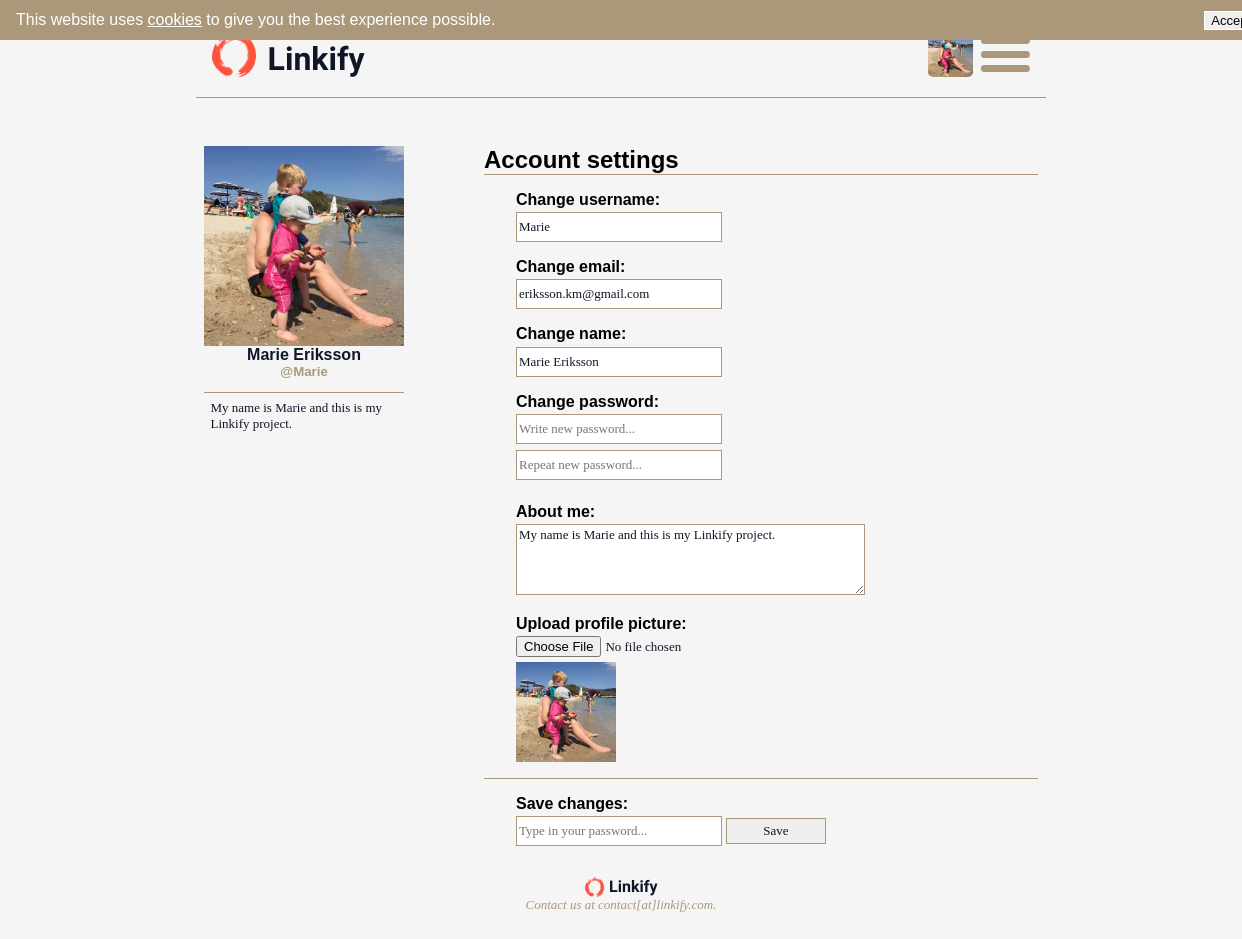
The page /settings.page.php (signed in) on the database its author committed.
### tables this page shows
CREATE TABLE `users` (
  `id` int(11) UNSIGNED NOT NULL,
  `name` varchar(255) NOT NULL,
  `username` varchar(255) NOT NULL,
  `email` varchar(255) NOT NULL,
  `password` varchar(255) NOT NULL,
  `about` varchar(500) DEFAULT NULL,
  `avatar` varchar(255) DEFAULT NULL
);

### app/functions.php (called while the page is built, shortened)
<?php
function checkLogin($db) {
  return true;
}
function getUserInfo($db) {
	$id = $_SESSION["login"]["id"];
	$getUserInfoQuery = "SELECT * FROM users WHERE id = '{$id}' LIMIT 1";
	$getUserInfoStatement = queryToDb($db, $getUserInfoQuery);
	$userInfo = $getUserInfoStatement->fetch(PDO::FETCH_ASSOC);
	return $userInfo;
}

### app/database.php (called while the page is built, shortened)
<?php
function queryToDb($db, $query) {
	try {
		return $queryStatement = $db->query($query);
	} catch (PDOException $exception) {
		var_dump($exeption->getMessage());
		die();
	}
}

### settings.page.php (the view, shortened to what this page needs)
<?php
require __DIR__."/autoload.php";
require __DIR__."/views/partials/header.php";
?>
	<div class="content">
		<div class="settingsWrap">
			<div class="displayUserProfile displayUserSettings">
				<figure>
				<?php if ($user["avatar"] !== NULL) {  ?>
					<img src="/assets/images/users/<?=$user["id"]?>/<?=$user["avatar"]?>" alt="users profile avatar" />
				<?php } else { ?>
					<img src="/assets/images/profileicon.png" alt="users profile avatar" />
				<?php } ?>
				</figure>
				<h4><?=$user["name"]?></h4>
				<h5>@<?=$user["username"]?></h5>
				<p><?=$user["about"]?></p>
			</div>
			<div class="settings">
				<h2 class="settingsHeading">Account settings</h2>
				<form action="app/settings.php" method="post" class="settingsForm" enctype="multipart/form-data">
					<div class="change">
						<h3>Change username:</h3>
						<input type="text" name="editUsername" value="<?=$user['username']?>">
					</div>
					<div class="change">
						<h3>Change email:</h3>
						<input type="text" name="editEmail" value="<?=$user['email']?>">
					</div>
					<div class="change">
						<h3>Change name:</h3>
						<input type="text" name="editFullName" value="<?=$user['name']?>">
					</div>
					<div class="change">
						<h3>Change password:</h3>
						<input type="password" name="editPassword" placeholder="Write new password..."></br>
						<input type="password" name="repeatPassword" placeholder="Repeat new password...">
					</div>
					<div class="change">
						<h3>About me:</h3>
						<textarea name="about"><?= $user["about"]?></textarea>
					</div>
					<div class="change">
						<h3>Upload profile picture:</h3>
						<input type="file" name="avatar" accept="image/png, image/jpeg">
						<div class="placeholderAvatar">
						<?php if ($user["avatar"] !== NULL) {  ?>
							<img src="/assets/images/users/<?=$user["id"]?>/<?=$user["avatar"]?>" alt="users current profile avatar" />
						<?php } else { ?>
							<img src="/assets/images/profileicon.png" alt="avatar placeholder" />
						<?php } ?>
						</div>
					</div>
					<div class="change saveChanges">
						<h3>Save changes:</h3>
						<input type="password" name="saveWithPassword" placeholder="Type in your password...">
						<input type="submit" name="saveChanges" value="Save">
					</div>
				</form>
			</div>
		</div>
	</div>
</div>
<?php
require __DIR__."/views/partials/footer.php";
?>

### views/partials/header.php (shortened to what this page needs)
<?php
if (checkLogin($db)) {
	$user = getUserInfo($db);
}
?>
<!DOCTYPE html>
<html lang="en">
<head>
	<link rel="stylesheet" href="https://cdnjs.cloudflare.com/ajax/libs/10up-sanitize.css/4.1.0/sanitize.min.css">
	<link rel="stylesheet" href="/assets/styles/main.css">
</head>
<body>
	<div class="page">
		<div class="acceptCookies">
			<p>This website uses <a class="cookieLink" href="https://cookielaw.org/the-cookie-law" title="Read more about the cookie law">cookies</a>
				to give you the best experience possible.</p>
			<button class="cookieButton">Accept</button>
		</div>
		<header>
			<div class="leftHeader">
				<a href="/">
					<img src="/assets/images/logo.png" alt="Linkify logo"/>
				</a>
				<a href="/">
					<h1>Linkify</h1>
				</a>
			</div>
			<?php if (!checkLogin($db)) { ?>
			<nav class="authNav">
				<div class="sortPosts">
					<form action="/" method="post">
						<input type="submit" name="byDate" value="New" class="<?=$sortMethod === 'published' ? 'sortMethod':''; ?>" >
						<input type="submit" name="byPop" value="Popular" class="<?=$sortMethod === 'votes' ? 'sortMethod':''; ?>">
					</form>
				</div>
				<div class="menuLink">
					<img src="/assets/images/menuicon.png"/ alt="menu">
				</div>
			</nav>
			<?php } else { ?>
			<nav class="menuNav">
				<div class="profileLink">
					<a href="/profile/<?=$_SESSION["login"]["username"]?>">
						<?php if ($user["avatar"] !== NULL) {  ?>
						<img src="/assets/images/users/<?=$user["id"]?>/<?=$user["avatar"]?>" alt="profile" />
						<?php } else { ?>
						<img src="/assets/images/profileicon.png" alt="profile" />
						<?php } ?>
					</a>
				</div>
				<div class="menuLink">
					<img src="/assets/images/menuicon.png" alt="menu"/>
				</div>
			</nav>
			<?php }; ?>
		</header>

### rows shown on the page
users: avatar (picture), name "Marie Eriksson", username "Marie", about "My name is Marie and this is my Linkify project.", editUsername "Marie", editEmail "eriksson.km@gmail.com", editFullName "Marie Eriksson"
